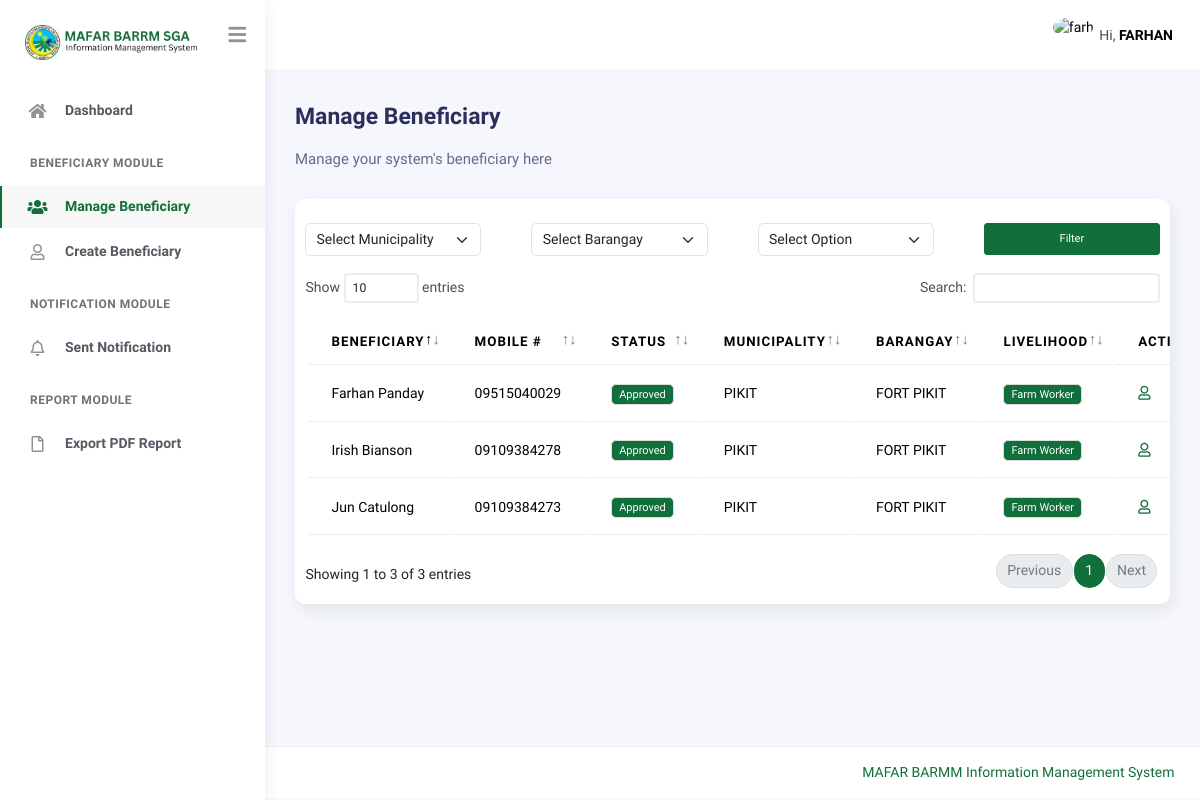
The app's page /mafar/beneficiary/list (signed in), older data.
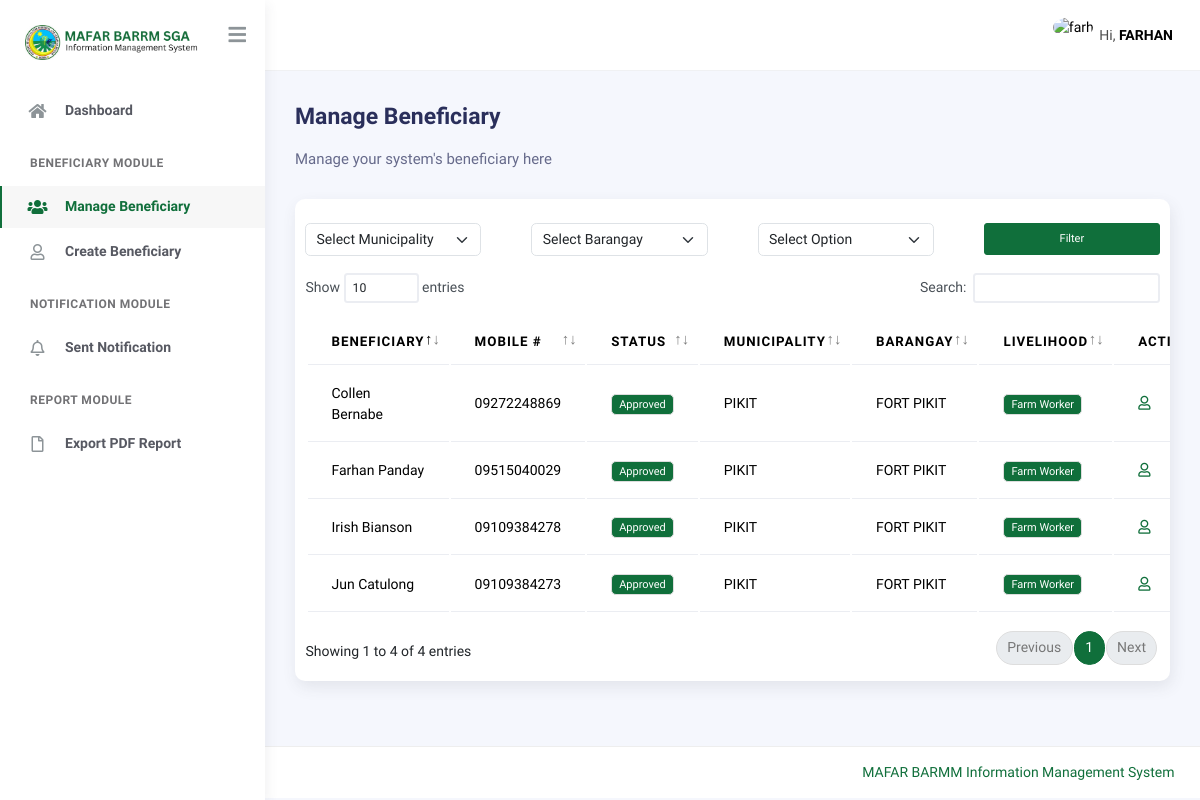
The same page, newer data.
### main/models.py (models this page shows, shortened)
class Municpality(models.Model):
    municipality = models.CharField(max_length=255)
    date_added = models.DateTimeField(auto_now_add=True)
    class Meta:
        verbose_name_plural = "Municipality"
        verbose_name = "Municipality"
    def __str__(self) -> str:
        return self.municipality

class Barangay(models.Model):
    municipality = models.ForeignKey('Municpality', on_delete=models.CASCADE, blank=True, null=True)
    barangay = models.CharField(max_length=255)
    date_added = models.DateTimeField(auto_now_add=True)
    class Meta:
        verbose_name_plural = "Barangay"
        verbose_name = "Barangay"
    def __str__(self) -> str:
        return self.barangay

class FarmProfile(models.Model):
    MAIN_LIVELIHOOD = (
        ("Farmer", "Farmer"),
        ("Farm Worker", "Farm Worker"),
        ("Agri Youth", "Agri Youth"),
    )
    FARMER = (
        ("Rice", "Rice"),
        ("Corn", "Corn"),
        ("Other Crops", "Other Crops"),
        ("Livestock", "Livestock"),
        ("Poultry", "Poultry"),
    )
    FARM_WORKER = (
        ("Land Preparation", "Land Preparation"),
        ("Planting", "Planting"),
        ("Cultivation", "Cultivation"),
        ("Harvesting", "Harvesting"),
        ("Others", "Others"),
    )
    AGRIYOUTH_WORKER = (
        ("1", "Part of a farming household"),
        ("2", "Attending/attended formal agri-fishery related course"),
        ("3", "Attending/attended non-formal agri-fishery related course"),
        ("4", "Participated in any agricultural activity/program."),
        ("5", "Others"),
    )
    related_to = models.ForeignKey(PersonalInformation, on_delete=models.CASCADE)
    main_livelihood = models.CharField(max_length=255, choices=MAIN_LIVELIHOOD)
    activity_farmer = models.CharField(
        max_length=50, choices=FARMER, null=True, blank=True
    )
    specific_farming_activity = models.CharField(max_length=50, null=True, blank=True)
    activity_farmworker = models.CharField(
        max_length=50, choices=FARM_WORKER, null=True, blank=True
    )
    specific_farmworker_activity = models.CharField(
        max_length=50, null=True, blank=True
    )
    activity_agriyouth = models.CharField(
        max_length=50, choices=AGRIYOUTH_WORKER, null=True, blank=True
    )
    specific_agriyouth_activity = models.CharField(max_length=50, null=True, blank=True)
    status = models.CharField(
        max_length=100,
        default="Pending",
        null=True,
        blank=True,
        choices=(
            ("Pending", "Pending"),
            ("Approved", "Approved"),
            ("Disapproved", "Disapproved"),
        ),
    )
    reason = models.TextField(max_length=255, blank=True, null=True, help_text="Reason why disapproved")
    date_added = models.DateTimeField(auto_now_add=True)
    class Meta:
        verbose_name = "Farm Profile"
        verbose_name_plural = "Farm Profiles"

class PersonalInformation(models.Model):
    EXTENSIONS = (
        ("None", "None"),
        ("Sr.", "Sr."),
        ("Jr.", "Jr."),
    )
    GENDER = (("Male", "Male"), ("Female", "Female"))
    HIGHEST_EDUCATION = (
        ("Pre-school", "Pre-school"),
        ("Elementary", "Elementary"),
        ("High School", "High School"),
        ("Junior High School", "Junior High School"),
        ("Senior High School", "Senior High School"),
        ("College", "College"),
        ("Vocational", "Vocational"),
        ("Post-graduate", "Post-graduate"),
        ("None", "None"),
    )
    RELIGION = (
        ("Christianity", "Christianity"),
        ("Islam", "Islam"),
        ("Others", "Others"),
    )
    CIVIL_STATUS = (
        ("Single", "Single"),
        ("Married", "Married"),
        ("Widowed", "Widowed"),
        ("Separated", "Separated"),
    )
    RELATIONSHIP = (
        ("Mother", "Mother"),
        ("Father", "Father"),
    )
    firstname = models.CharField(
        max_length=255, help_text="Beneficiary first name", db_index=True
    )
    middlename = models.CharField(
        max_length=255, help_text="Beneficiary middle name", db_index=True, blank=True, null=True,
    )
    lastname = models.CharField(
        max_length=255, help_text="Beneficiary last name", db_index=True
    )
    extension = models.CharField(
        max_length=255,
        help_text="Extension",
        choices=EXTENSIONS,
        db_index=True,
        null=True,
        blank=True,
    )
    gender = models.CharField(max_length=255, help_text="Gender", choices=GENDER)
    purok = models.CharField(max_length=255, help_text="Purok")
    municipality = models.ForeignKey(
        Municpality, on_delete=models.CASCADE, help_text="Municipality"
    )
    barangay = models.ForeignKey(
        Barangay, on_delete=models.CASCADE, help_text="Barangay"
    )
    street = models.CharField(max_length=255, help_text="Street")
    province = models.CharField(max_length=255, help_text="Province")
    region = models.CharField(max_length=255, help_text="Region")
    mobile_number = models.CharField(max_length=11, help_text="Mobile Number",unique=True)
    landline_number = models.CharField(
        max_length=255, help_text="Landline Number", blank=True, null=True
    )
    dob = models.CharField(max_length=255, help_text="Date of Birth")
    pob = models.CharField(max_length=255, help_text="Place of Birth")
    provice_place_of_birth = models.CharField(
        max_length=255, help_text="Provice Place Of Birth"
    )
    country = models.CharField(max_length=255)
    education = models.CharField(
        max_length=255, help_text="Highest Formal Education", choices=HIGHEST_EDUCATION
    )
    is_pwd = models.BooleanField(default=False, help_text="Person with disability")
    is_fourps = models.BooleanField(default=False, help_text="4P's Beneficiary")
    is_member_in_ip = models.BooleanField(
        default=False, help_text="Member of an Indigenous Group"
    )
    is_household_head = models.BooleanField(default=False, help_text="Household head")
    is_with_government_id = models.BooleanField(
        default=False, help_text="Government ID"
    )
    is_member_in_any_cooperative = models.BooleanField(
        default=False, help_text="Member in any cooperative"
    )
    member_in_ip_specific = models.CharField(
        max_length=255, help_text="Specific Indigenous Group", null=True, blank=True
    )
    religion = models.CharField(
        max_length=255, choices=RELIGION, help_text="Region you belong"
    )
    civil_status = models.CharField(
        max_length=255, choices=CIVIL_STATUS, help_text="Civil status"
    )
    name_of_spouse_if_married = models.CharField(
        max_length=255, null=True, blank=True, help_text="Name of spouse if married"
    )
    mother_maiden_name = models.CharField(
        max_length=255, help_text="Mother maiden name"
    )
    name_of_household_head = models.CharField(
        max_length=255, help_text="Name of Household", blank=True, null=True
    )
    relationship = models.CharField(
        max_length=255,
        choices=RELATIONSHIP,
        null=True,
        blank=True,
        help_text="Relationship",
    )
    number_of_living_household = models.IntegerField(
        default=0, null=True, blank=True, help_text="No. of living in your household"
    )
    number_of_male = models.IntegerField(
        default=0, null=True, blank=True, help_text="No. of male in your household"
    )
    number_of_female = models.IntegerField(
        default=0, null=True, blank=True, help_text="No. of female in your household"
    )
    type_of_id = models.CharField(
        max_length=255, null=True, blank=True, help_text="What type of ID you have?"
    )
    id_number = models.CharField(
        max_length=255, null=True, blank=True, help_text="Enter your ID number"
    )
    specify_cooperative = models.CharField(
        max_length=255,
        null=True,
        blank=True,
        help_text="Specify what cooperative you are member with",
    )
    person_to_notify = models.CharField(max_length=255)
    contact_number = models.CharField(max_length=255)
    date_added = models.DateTimeField(auto_now_add=True)
    def get_full_name(self):
        return f"{self.firstname} {self.lastname}"
    class Meta:
        verbose_name = "Personal Information"
        verbose_name_plural = "Personal Informations"

### main/views.py (the view)
class BeneficiaryView(MustBeLoggedIn, View):
    template_name = "beneficiary.html"
    def get(self, request):
        context = {}
        main_query = FarmProfile.objects.all()
        filter_form = FilterBeneficiary(request.GET)
        context["filter_form"] = filter_form
        if filter_form.is_valid():
            filters = request.GET
            query = Q()
            if filters.get("farmer_activity"):
                query &= Q(activity_farmer__iexact=filters.get("farmer_activity")) | Q(
                    activity_farmworker__iexact=filters.get("farmer_activity")
                )
            if filters.get("municipality"):
                query &= Q(related_to__municipality=filters.get("municipality"))
            if filters.get("barangay"):
                query &= Q(related_to__barangay=filters.get("barangay"))
            main_query = main_query.filter(query)
        context["beneficiaries"] = main_query
        return render(request, self.template_name, context)

### main/forms.py
class FilterBeneficiary(forms.Form):
    municipality = forms.ModelChoiceField(
        empty_label="Select Municipality",
        queryset=Municpality.objects.all(),
        widget=forms.Select(attrs={"class": "form-select"}),
        label="Municipality",
        required=False,
    )
    barangay = forms.ModelChoiceField(
        empty_label="Select Barangay",
        queryset=Barangay.objects.all(),
        widget=forms.Select(attrs={"class": "form-select"}),
        label="Barangay",
        required=False,
    )
    farmer_activity = forms.ChoiceField(
        required=False,
        choices=Notification.FARMER_ACTIVITY,
        widget=forms.Select(
            attrs={"class": "form-select", "placeholder": "Select activity"}
        ),
    )

### main/templates/beneficiary.html (shortened to what this page needs)
{% extends './includes/base.html' %}
{% block content %}
<div class="page-inner">
    <div class="d-flex align-items-left align-items-md-center flex-column flex-md-row pt-2 pb-4">
        <div>
            <h3 class="fw-bold mb-3">Manage Beneficiary</h3>
            <h6 class="op-7 mb-2">Manage your system's beneficiary here</h6>
        </div>
    </div>
    <div class="card py-3">
        <form action="" class="mb-2">
            <div class="row">
                {% for input in filter_form %}
                <div class="col-md-3">
                    <div class="form-group">
                        {{ input }}
                    </div>
                </div>
                {% endfor %}
                <div class="col-md-3">
                    <div class="form-group">
                        <input type="submit" value="Filter" name="filter" class="btn btn-primary btn-sm btn-block w-100">
                    </div>
                </div>
            </div>
        </form>
        <div class="table-responsive">
            <table class="table" id="datatable">
                <thead>
                    <tr>
                        <th>Beneficiary</th>
                        <th>Mobile #</th>
                        <th>Status</th>
                        <th>Municipality</th>
                        <th>Barangay</th>
                        <th>Livelihood</th>
                        <th>Action</th>
                    </tr>
                </thead>
                <tbody>
                    {% for beneficiary in beneficiaries %}
                    <tr>
                        <td>{{ beneficiary.related_to.get_full_name }}</td>
                        <td>{{ beneficiary.related_to.mobile_number }}</td>
                        <td>
                            {% if beneficiary.status == 'Approved' %}
                            <span class="badge bg-primary">{{ beneficiary.status }}</span>
                            {% elif beneficiary.status == 'Disapproved' %}
                            <span class="badge btn-danger">{{ beneficiary.status }}</span>
                            {% else %}
                            <span class="badge btn-warning">{{ beneficiary.status }}</span>
                            {% endif %}
                        </td>
                        <td>{{ beneficiary.related_to.municipality }}</td>
                        <td>{{ beneficiary.related_to.barangay }}</td>
                        <td>
                            <span class="badge bg-primary">{{ beneficiary.main_livelihood }}</span>
                        </td>
                        <td>
                            <div class="d-flex align-items-center justify-content-start gap-4">
                                <a href="{% url 'update_beneficiary_personal_info' pk=beneficiary.related_to.id %}">
                                    <i class="far fa-user"></i>
                                </a>
                            </div>
                        </td>
                    </tr>
                    {% endfor %}
                </tbody>
            </table>
        </div>
    </div>
</div>
{% endblock %}

Row changes from the older to the newer data that the page shows:
added FarmProfile: related_to.get_full_name "Collen Bernabe", related_to.mobile_number "09272248869", status "Approved", related_to.municipality "PIKIT", related_to.barangay "FORT PIKIT", main_livelihood "Farm Worker"
Text that changed along with them:
text written by a page script: "Show entries Search: Showing 1 to 3 of 3 entries Previous 1 Next" → "Show entries Search: Showing 1 to 4 of 4 entries Previous 1 Next"
